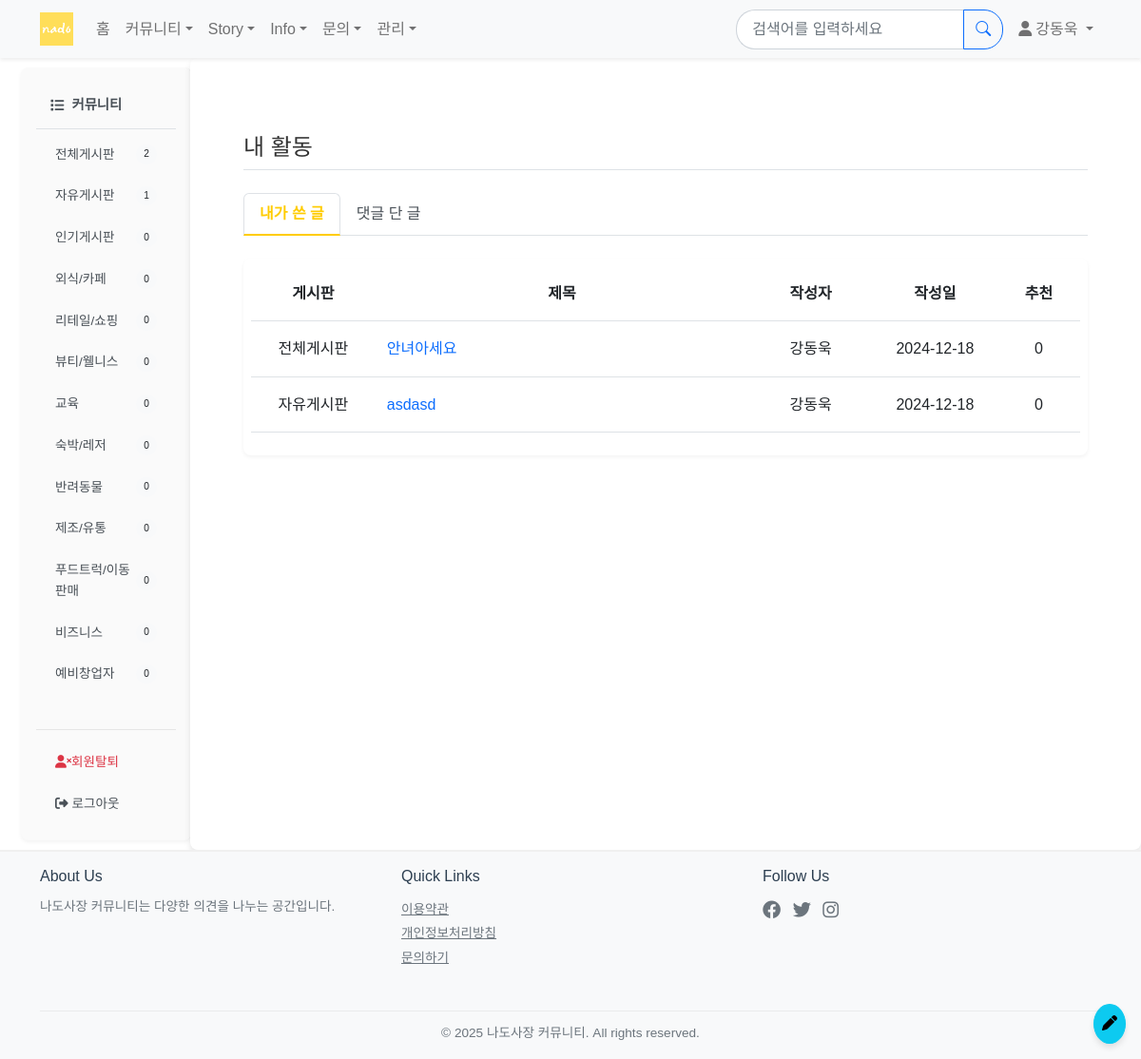
Page /common/my-posts/ (signed in) on the committed database.
### common/models.py (models this page shows, shortened)
class CustomUser(AbstractBaseUser, PermissionsMixin):
    username = models.CharField(
        _('닉네임'),
        max_length=150,
        unique = True,
        help_text=_('필수. 150자 이내로 입력해주세요.')
    )
    user_id = models.CharField(
        _('아이디'),
        max_length=30,
        unique=True,
        help_text=_('필수. 로그인에 사용될 아이디를 입력해주세요.')
    )
    email = models.EmailField(
        _('이메일'),
        unique=True,
        help_text=_('필수. 인증에 사용될 이메일을 입력해주세요.')
    )
    business_type = models.ForeignKey(
        BusinessType,
        on_delete=models.SET_NULL,
        null=True,
        blank=True,
        verbose_name=_('업종'),
        related_name='users'
    )
    business_name = models.CharField(
        _('사업장 이름'),
        max_length=100,
        blank=True,
        null=True
    )
    is_active = models.BooleanField(
        _('활성화'),
        default=False,
        help_text=_('이메일 인증 후 활성화됩니다.')
    )
    is_staff = models.BooleanField(
        _('admin 접근 권한'),
        default=False
    )
    is_admin = models.BooleanField(
        _('일반 관리자 권한'),
        default=False
    )
    is_superuser = models.BooleanField(
        _('최고 관리자 권한'),
        default=False
    )
    is_advertise = models.BooleanField(
        _('광고주 권한'),
        default=False
    )
    is_restricted = models.BooleanField(default=False)  # 계정 정지 여부
    restrict_end_date = models.DateTimeField(null=True, blank=True)  # 정지 해제 예정일
    date_joined = models.DateTimeField(_('가입일'), default=timezone.now)
    email_verified = models.BooleanField(_('이메일 인증됨'), default=False)
    objects = CustomUserManager()
    USERNAME_FIELD = 'user_id'
    EMAIL_FIELD = 'email'
    REQUIRED_FIELDS = ['username', 'email']
    class Meta:
        verbose_name = _('사용자')
        verbose_name_plural = _('사용자들')

### board/models.py (models this page shows, shortened)
class Category(models.Model):
    TYPE_CHOICES = (
        ('board', '글게시판'),
        ('story', '이야기게시판'),
        ('advertise','광고게시판'),
        ('info','정보게시판')
    )
    name = models.CharField(max_length=50, unique=True)
    slug = models.SlugField(max_length=200, unique=True)
    description = models.TextField(blank=True)
    order = models.IntegerField(default=0)
    is_active = models.BooleanField(default=True)
    is_business = models.BooleanField(default=False)  # 사업 분야 대분류에 해당. profile, 회원가입에 사용됨.
    type = models.CharField(max_length=10, choices=TYPE_CHOICES, default='board')
    created_at = models.DateTimeField(auto_now_add=True)

class Question(models.Model):
    category = models.ForeignKey(
        Category,
        on_delete=models.SET_NULL,
        null=True,
        related_name='questions'
    )
    author = models.ForeignKey(settings.AUTH_USER_MODEL, on_delete=models.CASCADE, related_name='author_question')
    subject = models.CharField(max_length=200)
    content = models.TextField()
    modify_date = models.DateTimeField(null=True, blank=True)
    create_date = models.DateTimeField()
    up_voter = models.ManyToManyField(settings.AUTH_USER_MODEL, related_name='question_up_voter',blank=True)
    down_voter = models.ManyToManyField(settings.AUTH_USER_MODEL, related_name='question_down_voter',blank=True)
    is_notice = models.BooleanField(default=False)
    bookmarks = models.ManyToManyField(settings.AUTH_USER_MODEL, related_name='bookmarked_questions', blank=True)
    view_count = models.PositiveIntegerField(default=0)

### common/views/profile_views.py (the view)
# urls.py: path('my-posts/',profile_views.my_posts,name='my_posts'),
@login_required(login_url='common:login')
def my_posts(request):
    tab = request.GET.get('tab', 'posts')  # default는 posts
    page = request.GET.get('page', '1')
    if tab == 'posts':
        questions = Question.objects.filter(author=request.user).order_by('-create_date')
    else:
        questions = Question.objects.filter(answer__author=request.user).distinct().order_by('-create_date')
    paginator = Paginator(questions, 10)
    page_obj = paginator.get_page(page)
    context = {
        'questions': page_obj,
        'page': page,
        'tab': tab,
    }
    return render(request, 'common/my_posts.html', context)

### board/context_processors.py (called while the page is built)
def categories(request):
    return {
        'categories' : Category.objects.filter(is_active = True).order_by('order')
    }

def board_categories(request):
    board_categories = Category.objects.filter(is_active=True,type='board')
    return {
        'board_categories' : Category.objects.filter(is_active=True,type='board').order_by('order'),
        'board_Q_count' : Question.objects.filter(category__in=board_categories).count(),
        'user_count' : CustomUser.objects.filter(is_active=True).count()
            }

def board_business_categories(request):
    return {
        'business_categories' : Category.objects.filter(is_active=True,type='board',is_business=True).order_by('order'),
        'nonbusiness_categories' : Category.objects.filter(is_active=True,type='board',is_business=False).order_by('order')
            }

def each_categories(request):
    return {
        'story_categories' : Category.objects.filter(is_active=True,type='story').order_by('order'),
        'info_categories' : Category.objects.filter(is_active=True,type='info').order_by('order') ,
        'advertise_categories' : Category.objects.filter(is_active=True,type='advertise').order_by('order')
    }

### templates/common/my_posts.html (shortened to what this page needs)
{% extends 'base.html' %}
{% load board_filter %}
{% block content %}
<div class="container my-4">
    <h4 class="border-bottom pb-2 mb-4">내 활동</h4>
    <ul class="nav nav-tabs mb-4">
        <li class="nav-item">
            <a class="nav-link {% if tab == 'posts' %}active{% endif %}"
               href="{% url 'common:my_posts' %}?tab=posts">
                내가 쓴 글
            </a>
        </li>
        <li class="nav-item">
            <a class="nav-link {% if tab == 'comments' %}active{% endif %}"
               href="{% url 'common:my_posts' %}?tab=comments">
                댓글 단 글
            </a>
        </li>
    </ul>
    <div class="d-none d-md-block">
        <div class="card">
            <div class="card-body">
                <table class="table">
                    <thead>
                        <tr class="text-center">
                            <th style="width: 15%">게시판</th>
                            <th style="width: 45%">제목</th>
                            <th style="width: 15%">작성자</th>
                            <th style="width: 15%">작성일</th>
                            <th style="width: 10%">추천</th>
                        </tr>
                    </thead>
                    <tbody>
                    {% if questions %}
                        {% for question in questions %}
                        <tr>
                            <td class="text-center">{{ question.category.name }}</td>
                            <td>
                                <a href="{% url 'board:detail' question.id %}" class="text-decoration-none">
                                    {{ question.subject }}
                                </a>
                            </td>
                            <td class="text-center">{{ question.author.username }}</td>
                            <td class="text-center">{{ question.create_date|date:"Y-m-d" }}</td>
                            <td class="text-center">{{ question.up_voter.count }}</td>
                        </tr>
                        {% endfor %}
                    {% else %}
                        <tr>
                            <td colspan="5" class="text-center">게시글이 없습니다.</td>
                        </tr>
                    {% endif %}
                    </tbody>
                </table>
            </div>
        </div>
    </div>
</div>
{% endblock %}

### templates/navbar.html (shortened to what this page needs)
{% load static %}
<nav class="navbar navbar-expand-lg navbar-light bg-light shadow-sm sticky-top">
    <div class="container">
        <a href="{% url 'board:index' %}" class="navbar-brand">
            <img src="{% static 'nado.png' %}" alt="파파이스 로고" height="30">
        </a>
        <div class="collapse navbar-collapse" id="navbarNav">
            <ul class="navbar-nav me-auto">
                <li class="nav-item">
                    <a class="nav-link {% if request.resolver_match.url_name == 'index' %}active{% endif %}"
                       href="{% url 'board:index' %}">홈</a>
                </li>
                <li class="nav-item dropdown">
                    <a class="nav-link dropdown-toggle" href="#" id="communityDropdown" role="button"
                       data-bs-toggle="dropdown" aria-expanded="false">커뮤니티</a>
                </li>
                <li class="nav-item dropdown">
                    <a class="nav-link dropdown-toggle" href="#" id="storyDropdown" role="button"
                       data-bs-toggle="dropdown" aria-expanded="false">Story</a>
                </li>
                <li class="nav-item dropdown">
                    <a class="nav-link dropdown-toggle" href="#" id="infoDropdown" role="button"
                       data-bs-toggle="dropdown" aria-expanded="false">Info</a>
                </li>
                <li class="nav-item dropdown">
                    <a class="nav-link dropdown-toggle" href="#" id="inquiryDropdown" role="button"
                       data-bs-toggle="dropdown" aria-expanded="false">문의</a>
                </li>
                {% if user.is_authenticated %}
                {% if user.is_admin or user.is_advertise %}
                <li class="nav-item dropdown">
                    <a class="nav-link dropdown-toggle" href="#" id="adminDropdown" role="button"
                       data-bs-toggle="dropdown" aria-expanded="false">관리</a>
                </li>
                {% endif %}
                {% endif %}
            </ul>
            <form class="d-flex me-2" action="{% url 'board:search' %}" method="get">
                <div class="input-group">
                    <input class="form-control" type="search" name="q" placeholder="검색어를 입력하세요"
                           value="{{ request.GET.q|default:'' }}" aria-label="검색">
                    <button class="btn btn-outline-primary" type="submit">
                        <i class="bi bi-search"></i>
                    </button>
                </div>
            </form>
            <ul class="navbar-nav">
                {% if user.is_authenticated %}
                    <li class="nav-item dropdown">
                        <a class="nav-link dropdown-toggle" href="#" id="userDropdown" role="button"
                           data-bs-toggle="dropdown" aria-expanded="false">
                            <i class="fas fa-user me-1"></i>{{ user.username }}
                        </a>
                    </li>
                {% else %}
                    <li class="nav-item">
                        <a href="{% url 'common:login' %}" class="nav-link">
                            <i class="fas fa-sign-in-alt me-1"></i>로그인
                        </a>
                    </li>
                {% endif %}
            </ul>
        </div>
    </div>
</nav>

### templates/_sidebar.html
<div class="col-md-2 p-0">
    <div class="sidebar">
        <div class="nav flex-column">
            {% if category or current_type %}
            {% if request.session.last_visited_type %}
            <h6 class="sidebar-heading d-flex align-items-center">
                {% if request.session.last_visited_type == 'board' %}
                    <i class="fas fa-list me-2"></i>커뮤니티
                {% elif request.session.last_visited_type == 'story' %}
                    <i class="fas fa-book me-2"></i>이야기 게시판
                {% elif request.session.last_visited_type == 'advertise' %}
                    <i class="fas fa-ad me-2"></i>광고 게시판
                {% endif %}
            </h6>
            <div class="nav flex-column mb-4">
                {% for cat in categories %}
                    {% if cat.type == request.session.last_visited_type %}
                    <li class="nav-item">
                    <a class="nav-link {% if current_category == cat.slug %}active{% endif %}"
                        href="{% url 'board:category_questions' cat.slug %}">
                        <div class="d-flex justify-content-between align-items-center">
                            <span>{{ cat.name }}</span>
                            <small class="badge rounded-pill bg-light text-dark">
                                {% if cat.slug != 'all' %}
                                {{ cat.questions.count }}
                                {% else %}
                                {{board_Q_count}}
                                {% endif %}
                            </small>
                        </div>
                    </a>
                    </li>
                    {% endif %}
                {% endfor %}
            </div>
            {% endif %}
            {% else %}
            <h6 class="sidebar-heading d-flex align-items-center">
                <i class="fas fa-list me-2"></i>커뮤니티
            </h6>
            <div class="nav flex-column mb-4">
                {% for cat in board_categories %}
                <li class="nav-item">
                    <a class="nav-link" href="{% url 'board:category_questions' cat.slug %}">
                        <div class="d-flex justify-content-between align-items-center">
                            <span>{{ cat.name }}</span>
                            <small class="badge rounded-pill bg-light text-dark">
                                {% if cat.slug != 'all' %}
                                {{ cat.questions.count }}
                                {% else %}
                                {{board_Q_count}}
                                {% endif %}
                            </small>
                        </div>
                    </a>
                </li>
                {% endfor %}
            </div>
            {% endif %}
            <hr class="sidebar-divider">
            {% if user.is_authenticated %}
            <li class="nav-item">
                <a href="{%url 'common:delete_account'%}" class="nav-link text-danger" onclick="return confirm('정말로 회원탈퇴 페이지로 이동하시겠습니까?');">
                    <i class="fas fa-user-times"></i>회원탈퇴
                </a>
            </li>
            <li class="nav-item">
                <a href="{% url 'common:logout'%}" class="nav-link">
                    <i class="fas fa-sign-out-alt"></i> 로그아웃
                </a>
            </li>
            {% else %}
            <li class="nav-item">
                <a href="{% url 'common:login'%}" class="nav-link">
                    <i class="fas fa-sign-in-alt"></i>로그인
                </a>
            </li>
            {% endif %}
        </div>
    </div>
</div>

### static/style.css (style rules this page uses)
:root { --sidebar-width: 240px; --primary-color: #2C3E50; --hover-color: #f8f9fa; --active-color: #e9ecef; }
.sidebar { width: 180px; background-color: #f8f9fa; border-radius: 8px; margin: 10px; box-shadow: 0 2px 4px rgba(0,0,0,0.05); }
.sidebar .nav-link { color: #495057; font-size: 0.85rem; padding: 8px 15px; margin: 3px 5px; border-radius: 5px; transition: all 0.2s ease; }
.sidebar-heading { color: #495057; font-size: 0.9rem; font-weight: 600; padding: 15px; margin-bottom: 5px; border-bottom: 1px solid #dee2e6; }
.card { border: none; box-shadow: 0 1px 3px rgba(0,0,0,0.1); transition: all 0.2s ease; }
.table { vertical-align: middle; }
.table > :not(caption) > * > * { padding: 1rem 0.75rem; }
.form-control { border-radius: 20px 0 0 20px; }
.btn-outline-primary { border-radius: 0 20px 20px 0; }
.navbar { background-color: #ffffff; box-shadow: 0 2px 4px rgba(0, 0, 0, 0.1); }
.nav-link { font-weight: 500; }
.card-body { padding: 0.5rem; }

### templates/navbar.html (style rules this page uses)
.navbar { padding: 0.5rem 0; }
.navbar-brand img { height: 35px; transition: transform 0.2s ease; }
.form-control { border-radius: 20px 0 0 20px; border-right: none; padding: 0.5rem 1rem; }
.btn-outline-primary { border-radius: 0 20px 20px 0; }

### templates/common/my_posts.html (style rules this page uses)
.nav-tabs .nav-link { color: #495057; }
.nav-tabs .nav-link.active { font-weight: bold; color: #ffcc00; border-bottom: 2px solid #ffcc00; }
.card { border: none; box-shadow: 0 2px 4px rgba(0,0,0,0.05); border-radius: 8px; }
.badge { padding: 0.5em 0.8em; font-weight: 500; }

### templates/base.html (style rules this page uses)
body { font-family: 'Noto Sans KR', sans-serif; line-height: 1.6; color: #333; }
.sidebar { background-color: #fafafa; border-right: 1px solid #f0f0f0; padding: 1rem; }
hr { margin: 0.75rem 0; opacity: 0.1; }

### rows in the picture
CustomUser: username "강동욱"
Category: name "전체게시판", board_Q_count "2"
Category: name "자유게시판", questions.count "1"
Category: name "인기게시판", questions.count "0"
Category: name "외식/카페", questions.count "0"
Category: name "리테일/쇼핑", questions.count "0"
Category: name "뷰티/웰니스", questions.count "0"
Category: name "교육", questions.count "0"
Category: name "숙박/레저", questions.count "0"
Category: name "반려동물", questions.count "0"
Category: name "제조/유통", questions.count "0"
Category: name "푸드트럭/이동판매", questions.count "0"
Category: name "비즈니스", questions.count "0"
Category: name "예비창업자", questions.count "0"
Question: category.name "전체게시판", subject "안녀아세요", author.username "강동욱", create_date "2024-12-18", up_voter.count "0"
Question: category.name "자유게시판", subject "asdasd", author.username "강동욱", create_date "2024-12-18", up_voter.count "0"
